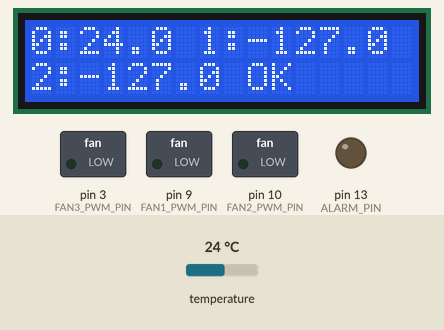
The sketch below on a simulated Arduino Uno, built with avr-gcc and run on an emulated ATmega328P. On the bench: 16×2 character LCD, switched loads named in the sketch (green lamp = pin HIGH), output pins drawn as LEDs (lit = HIGH). The test bench sets the inputs (shaded band); at power-on: temperature 24 °C. What the sketch prints to the serial monitor is not drawn.

Above: at 1.2 s.
1.3 s: temperature set to 41 °C
At 2.7 s:
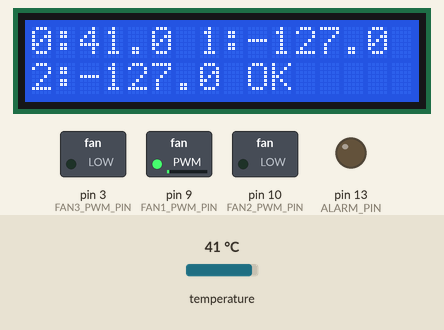
3.1 s: temperature set to 12 °C
At 4.0 s:
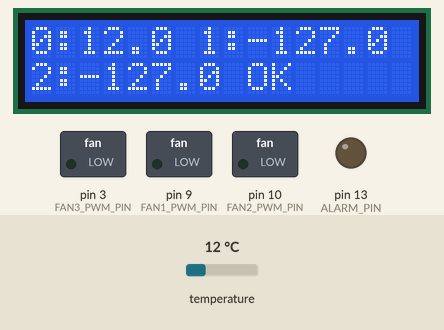
4.8 s: temperature set to 19 °C
At 5.3 s:
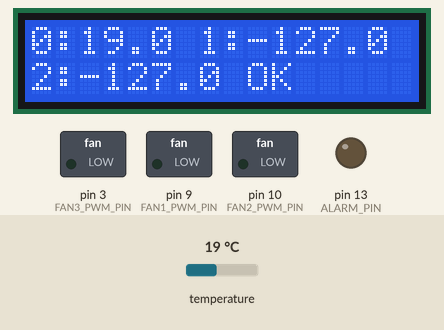
Timing chart, 0 to 7.8 s (numbered marks = the images above; inputs shaded):
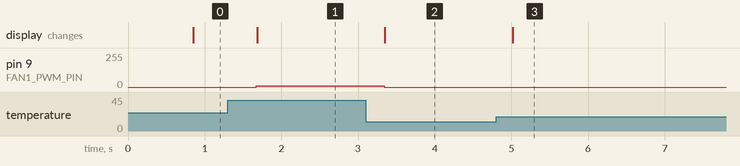

The sketch:

main.ino
```cpp
#include <OneWire.h>
#include <DallasTemperature.h>
#include <LiquidCrystal.h>
#include <TimerOne.h>

//Пины для подключения дисплея.
const int rs = A0, en = A1, d4 = A2, d5 = A3, d6 = A4, d7 = A5;
LiquidCrystal lcd(rs, en, d4, d5, d6, d7);

#define DEBUG
//Пин для подключения датчиков температуры.
#define ONE_WIRE_BUS 4

OneWire oneWire(ONE_WIRE_BUS);
DallasTemperature sensors(&oneWire);

//Пин вывода сигнала тревога.
#define ALARM_PIN 13

//Пины для вывода ШИМ.
#define FAN1_PWM_PIN 9
#define FAN2_PWM_PIN 10
#define FAN3_PWM_PIN 3

//Кол-во записей в таблице с привязкой температуры к скважности.
#define FAN1_ROWS_COUNT 11
#define FAN2_ROWS_COUNT 11
#define FAN3_ROWS_COUNT 11

//Если хоть 1 датчик имеет температуру более, то включаем тревогу.
#define FAN1_ALARM_TEMP 95
#define FAN2_ALARM_TEMP 95
#define FAN3_ALARM_TEMP 95

//Нижний предел, если включена тревога и температура ниже этого предела, то выключаем тревогу.
#define FAN1_ALARM_RESET_TEMP 50
#define FAN2_ALARM_RESET_TEMP 50
#define FAN3_ALARM_RESET_TEMP 50


float fan_1_comparison[FAN1_ROWS_COUNT][2] = {
  {0, 0},
  {10, 0},
  {20, 0},
  {30, 0},
  {40, 40},
  {50, 50},
  {60, 600},
  {70, 700},
  {80, 800},
  {90, 900},
  {100, 1000}
};

float fan_2_comparison[FAN2_ROWS_COUNT][2] = {
  {0, 0},
  {10, 0},
  {20, 0},
  {30, 0},
  {40, 40},
  {50, 50},
  {60, 600},
  {70, 700},
  {80, 800},
  {90, 900},
  {100, 1000}
};

float fan_3_comparison[FAN3_ROWS_COUNT][2] = {
  {0, 0},
  {10, 0},
  {20, 0},
  {30, 0},
  {40, 40},
  {50, 50},
  {60, 600},
  {70, 700},
  {80, 800},
  {90, 900},
  {100, 1000}
};

void setup()
{
  #ifdef DEBUG
  Serial.begin(9600);
  #endif //DEBUG
  sensors.begin();

  pinMode(FAN1_PWM_PIN, OUTPUT);
  pinMode(FAN2_PWM_PIN, OUTPUT);
  pinMode(FAN3_PWM_PIN, OUTPUT);

  pinMode(ALARM_PIN, OUTPUT);

  // Инициализируем TimerOne на частоте 25 kHz ШИМ
  Timer1.initialize(40); // 40 microseconds for 25 kHz

  lcd.begin(16, 2);

  /*
  TCCR2A = 0;               // Сбрасываем регистр управления таймером 2
TCCR2B = 0;               // Сбрасываем регистр управления таймером 2
TCNT2 = 0;                // Устанавливаем начальное значение счетчика таймера 2
TCCR2A |= (1 << COM2B1);  // Устанавливаем режим non-inverting ШИМ на пине OC2B (пин 10)
TCCR2A |= (1 << WGM21) | (1 << WGM20); // Устанавливаем режим Fast PWM
TCCR2B |= (1 << CS20);    // Устанавливаем предделитель на 1

OCR2A = 639;
*/


TCCR2A = 0;
TCCR2B = 0;
TCNT2 = 0;

TCCR2A |= (1 << COM2B1) | (1 << WGM21) | (1 << WGM20); // non-inverting PWM, Fast PWM режим 7 (WGM22=1)
TCCR2B |= (1 << WGM22) | (1 << CS11);  // WGM22=1 (режим 7), предделитель = 8 (CS11)

OCR2A = 79; // TOP = 79 -> частота ~25 кГц

}

bool f_alarm = false;


void alarm(bool state)
{
  digitalWrite(ALARM_PIN, state);
}

float findClosestValue(float fan_comparison[][2], int rows_count, float targetTemperature)
{
  float closestTemperature = fan_comparison[0][0];
  float minDifference = abs(targetTemperature - closestTemperature);
  float closestValue = fan_comparison[0][1];

  for (int i = 1; i < rows_count; i++) {
    float currentTemperature = fan_comparison[i][0];
    float currentDifference = abs(targetTemperature - currentTemperature);

    if (currentDifference < minDifference) {
      minDifference = currentDifference;
      closestTemperature = currentTemperature;
      closestValue = fan_comparison[i][1];
    }
  }

  return closestValue;
}


void setPWMDuty_D3(uint16_t duty)
{
  if (duty > 1024) duty = 1024;
  Serial.print("duty: ");
  Serial.println((uint32_t)duty * OCR2A / 1024);
  OCR2B = (uint8_t)((uint32_t)duty * OCR2A / 1024);
}


void loop()
{
  sensors.requestTemperatures();

  float temp[3];

  for (int i = 0; i < 3; ++i) {
    temp[i] = sensors.getTempCByIndex(i);
  }

  // Check alarm and set PWM for each fan
  if (temp[0] > FAN1_ALARM_TEMP) f_alarm = true;
  float fan1Speed = findClosestValue(fan_1_comparison, FAN1_ROWS_COUNT, temp[0]);

  if (temp[1] > FAN2_ALARM_TEMP) f_alarm = true;
  float fan2Speed = findClosestValue(fan_2_comparison, FAN2_ROWS_COUNT, temp[1]);

  if (temp[2] > FAN3_ALARM_TEMP) f_alarm = true;
  float fan3Speed = findClosestValue(fan_3_comparison, FAN3_ROWS_COUNT, temp[2]);

  if(f_alarm &&
     temp[0] < FAN1_ALARM_RESET_TEMP &&
     temp[1] < FAN2_ALARM_RESET_TEMP &&
     temp[2] < FAN3_ALARM_RESET_TEMP)
  {
    f_alarm = false;
  }


  Timer1.pwm(FAN1_PWM_PIN, fan1Speed);
  Timer1.pwm(FAN2_PWM_PIN, fan2Speed);
  setPWMDuty_D3(fan3Speed);
  //Timer1.pwm(FAN3_PWM_PIN, fan3Speed);

  // Display on LCD
  static unsigned long lastUpdate = 0;
  if (millis() - lastUpdate >= 500) {  // обновляем каждые 500 мс
    lastUpdate = millis();
    lcd.clear();
    lcd.setCursor(0, 0);
    lcd.print("0:");
    lcd.print(temp[0], 1);
    lcd.print(" 1:");
    lcd.print(temp[1], 1);

    lcd.setCursor(0, 1);
    lcd.print("2:");
    lcd.print(temp[2], 1);
    lcd.print(f_alarm ? " ALARM" : " OK");

    alarm(f_alarm);

    #ifdef DEBUG
    Serial.print("Тревога: ");
    Serial.println(f_alarm);
    for (int i = 0; i < 3; ++i) {
      Serial.print("Температура ");
      Serial.print(i);
      Serial.print(": ");
      Serial.println(temp[i]);
    }
    #endif // DEBUG
  }

}
```

Measured:
- after the input at 1.3 s, pin 9 (FAN1_PWM_PIN): 0/255 → 10/255 after 0.38 s; the display: changes after 0.38 s (image 1)
- after the input at 3.1 s, pin 9 (FAN1_PWM_PIN): 10/255 → 0/255 after 0.24 s; the display: changes after 0.25 s (image 2)
- after the input at 4.8 s, the display: changes after 0.22 s (image 3)
